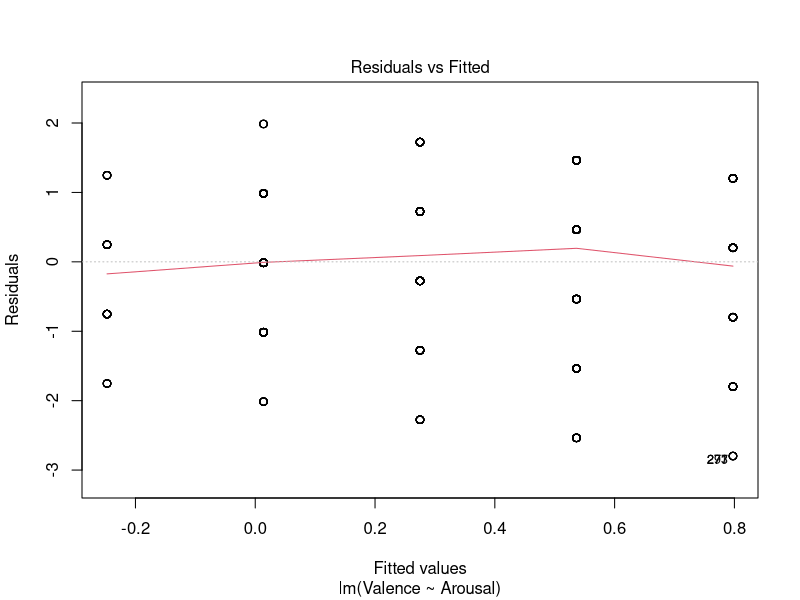
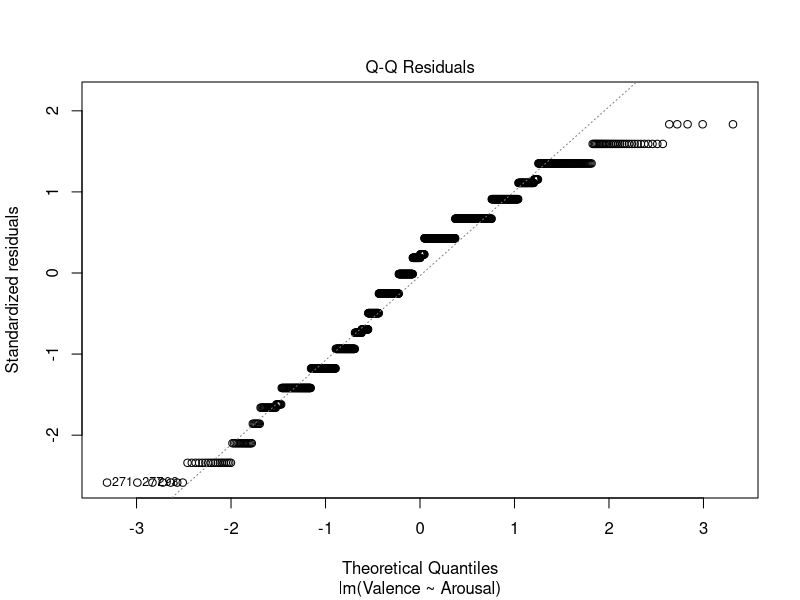
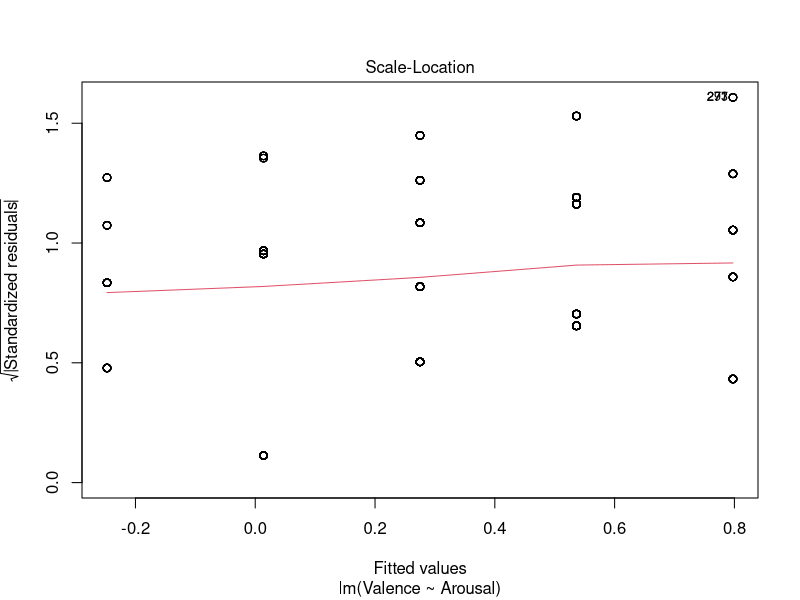
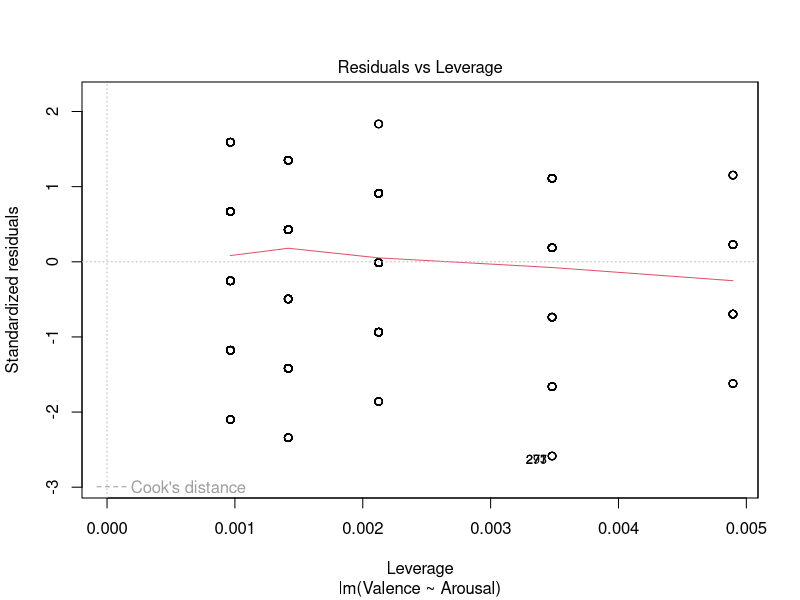
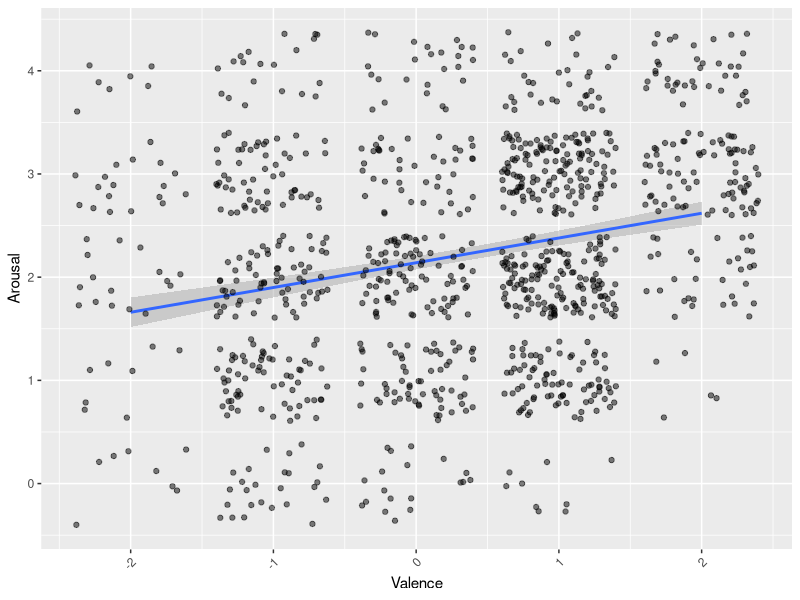
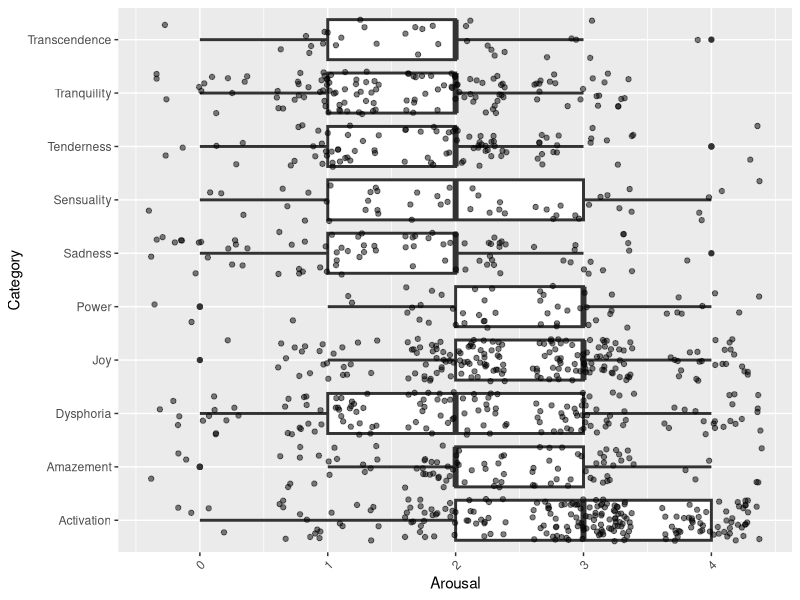
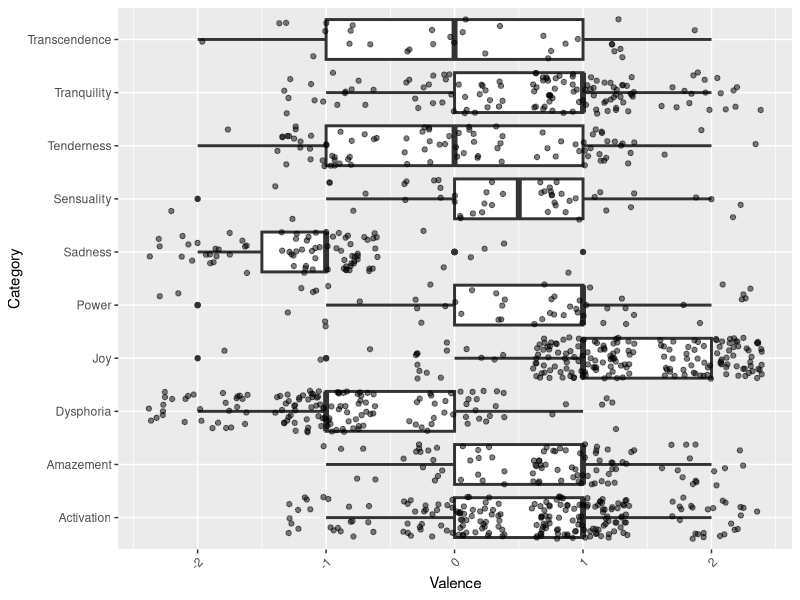
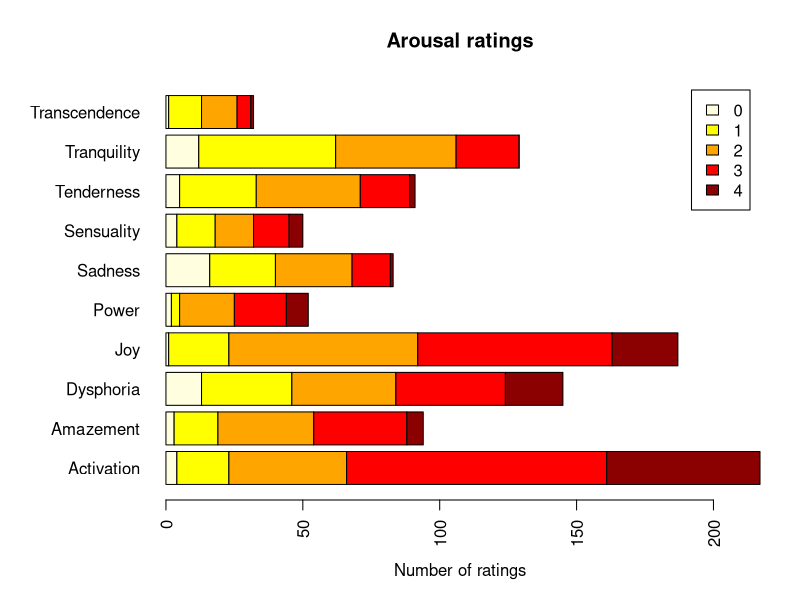

Generate these figures, in order, with R: (Note: this script raises an error after producing the figures.)
## ---- chunk 1
library(readr)
annotations <- read_csv("annotations.csv")
View(annotations)
metadata <- read_csv("metadata.csv")
View(metadata)
## ---- chunk 2
instrument <- c(rep(metadata$instrument, 24))
annotations$instrument <- instrument
like <- c(rep(metadata$like, 24))
annotations$like <- like
## ---- chunk 3
library(MASS)
outcomes <- list(annotations$Valence, annotations$Arousal)
names <- c("valence", "arousal")
for (elem in seq_along(names)) {
  print(names[[elem]])
  m <- lm(outcomes[[elem]] ~ instrument + like, data=annotations)
  print(summary(m))
}
## ---- chunk 4
library(MASS)
categories <- as.list(unique(annotations$Song2))
for (i in seq_along(categories)) {
  selection <- annotations[which(annotations$Song2 %in% categories[[i]]),]
  outcomes <- list(selection$Valence, selection$Arousal)
  names <- c("valence", "arousal")
  for (elem in seq_along(names)) {
    m <- lm(outcomes[[elem]] ~ instrument + like, data=selection)
    res <- summary(m)$fstatistic
    p <- pf(res[1],res[2],res[3],lower.tail=F)
    attributes(p) <- NULL
    if (p < 0.05){
      print(names[[elem]])
      print(categories[[i]])
      print(summary(m))
    }
  }
}
## ---- chunk 5
adjusted_p_arousal <- p.adjust(0.0119, method = "bonferroni", n = 24)
adjusted_p_arousal
adjusted_p_valence <- p.adjust(0.0147, method = "bonferroni", n = 24)
adjusted_p_valence
## ---- chunk 6
LM <- lm(Valence ~ Arousal, data=annotations)
summary(LM)
sqrt(0.07842)
plot(LM)

library(ggplot2)
ggplot(annotations, aes(x = Valence, y = Arousal)) +
  geom_smooth(method='lm') +
  geom_jitter(alpha = .5) +
  theme(axis.text.x = element_text(angle = 45, hjust = 1, vjust = 1))
## ---- chunk 7
library(psych)
describeBy(annotations, group=annotations$Category)
## ---- chunk 8
annotations[annotations == "TenderLonging"] <- "Tenderness"

lapply(annotations[, c("Category", "Arousal")], table)
ftable(xtabs(~ Category + Arousal, data = annotations))

library(ggplot2)
arousal.plot <- ggplot(annotations, aes(x = Arousal, y = Category)) +
  geom_boxplot(size = 1) +
  geom_jitter(alpha = .5) +
  theme(axis.text.x = element_text(angle = 45, hjust = 1, vjust = 1))
arousal.plot
pdf("arousal.pdf", width=5, height=3)
print(arousal.plot)
dev.off()

lapply(annotations[, c("Category", "Valence")], table)
ftable(xtabs(~ Category + Valence, data = annotations))

valence.plot <- ggplot(annotations, aes(x = Valence, y = Category)) +
  geom_boxplot(size = 1, notch=FALSE) +   geom_jitter(alpha = .5) +
  theme(axis.text.x = element_text(angle = 45, hjust = 1, vjust = 1))
valence.plot
pdf("valence.pdf", width=5, height=3)
print(valence.plot)
dev.off()
## ---- chunk 9
library(ggpubr)
annotations[annotations == "TenderLonging"] <- "Tenderness"

counts <- table(annotations$Arousal, annotations$Category)
par(las=2) # make label text perpendicular to axis
par(mar=c(5,8,4,2)) # increase y-axis margin.
barplot(counts, main="Arousal ratings",
  xlab="Number of ratings", col=c("lightyellow", "yellow1", "orange1", "red", "red4"),
  legend = rownames(counts), horiz=TRUE, cex.names=1) 


counts <- table(annotations$Valence, annotations$Category)
par(las=2) # make label text perpendicular to axis
par(mar=c(5,8,4,2)) # increase y-axis margin.
barplot(counts, main="Valence ratings",
  xlab="Number of ratings", col=c("lightcyan", "steelblue1", "royalblue1", "mediumblue", "midnightblue"),
  legend = rownames(counts), horiz=TRUE, cex.names=1) 

## ---- chunk 10
#annotations[annotations == "TenderLonging"] <- "Tenderness"
#sad <- annotations[which(annotations$Category == "Sadness"),]
#hist(sad$Valence)

lapply(annotations[, c("Category", "Arousal")], table)
ftable(xtabs(~ Category + Arousal, data = annotations))

library(ggplot2)
ggplot(annotations, aes(x = Arousal, y = Category))  +
  geom_boxplot(size = 1, width=0.5, length=0.5, notch=FALSE, outlier.size=0.5) +   #geom_jitter(alpha = .5) +
  theme(axis.text.x = element_text(angle = 45, hjust = 1, vjust = 1, size=12), axis.text.y = element_text(size=12, color="black"), axis.title.x = element_text(size=13, face="bold"),
  plot.margin = margin(1, 10, 1, 1, "cm"))

lapply(annotations[, c("Category", "Valence")], table)
ftable(xtabs(~ Category + Valence, data = annotations))

ggplot(annotations, aes(x = Valence, y = Category)) +
  geom_boxplot(size = 1, width=0.5, length=0.5, notch=FALSE, outlier.size=0.5, coef=0) +   #geom_jitter(alpha = .5) +
  theme(axis.text.x = element_text(angle = 45, hjust = 1, vjust = 1, size=12), axis.text.y = element_text(size=12, color="black"), axis.title.x = element_text(size=13, face="bold"),
  plot.margin = margin(1, 10, 1, 1, "cm"))
## ---- chunk 11
library(MASS)
categories <- list("Activation", "Amazement", "Dysphoria", "Sadness", "Joy", "Power", "Sensuality", "TenderLonging", "Tranquility", "Transcendence")
for (i in seq_along(categories)) {
  selection <- annotations[which(annotations$Category %in% categories[[i]]),]
  m <- lm(Valence ~ Arousal, data=selection)
  res <- summary(m)$fstatistic
  p <- pf(res[1],res[2],res[3],lower.tail=F)
  attributes(p) <- NULL
  if (p < 0.05){
    print(categories[[i]])
    print(summary(m))
  }
}
## ---- chunk 12
adjusted_p_tender <- p.adjust(0.03458, method = "bonferroni", n = 10)
adjusted_p_tender
adjusted_p_sensuality <- p.adjust(0.00459, method = "bonferroni", n = 10)
adjusted_p_sensuality
adjusted_p_tranquility <- p.adjust(0.0018, method = "bonferroni", n = 10)
adjusted_p_tranquility
## ---- chunk 13
positive_list <- c("Amazement", "Joy", "sensuality", "Tranquility")
positive_selection <- annotations[which(annotations$Category %in% positive_list),]
model.pos <- lm(Valence ~ Arousal, data=positive_selection)
summary(model.pos)
sqrt(0.23)
plot(model.pos)

library(ggplot2)
ggplot(positive_selection, aes(x = Valence, y = Arousal)) +
  geom_smooth(method='lm') +
  geom_jitter(alpha = .5) +
  theme(axis.text.x = element_text(angle = 45, hjust = 1, vjust = 1))
## ---- chunk 14
negative_new_list <- c("Activation", "Dysphoria", "Sadness", "Power", "Transcendence", "TenderLonging")
negative_neu_selection <- annotations[which(annotations$Category %in% negative_new_list),]
model.neg <- lm(Valence ~ Arousal, data=negative_neu_selection)
summary(model.neg)
sqrt(0.07)
plot(model.neg)

library(ggplot2)
ggplot(negative_neu_selection, aes(x = Valence, y = Arousal)) +
  geom_smooth(method='lm') +
  geom_jitter(alpha = .5) +
  theme(axis.text.x = element_text(angle = 45, hjust = 1, vjust = 1))
